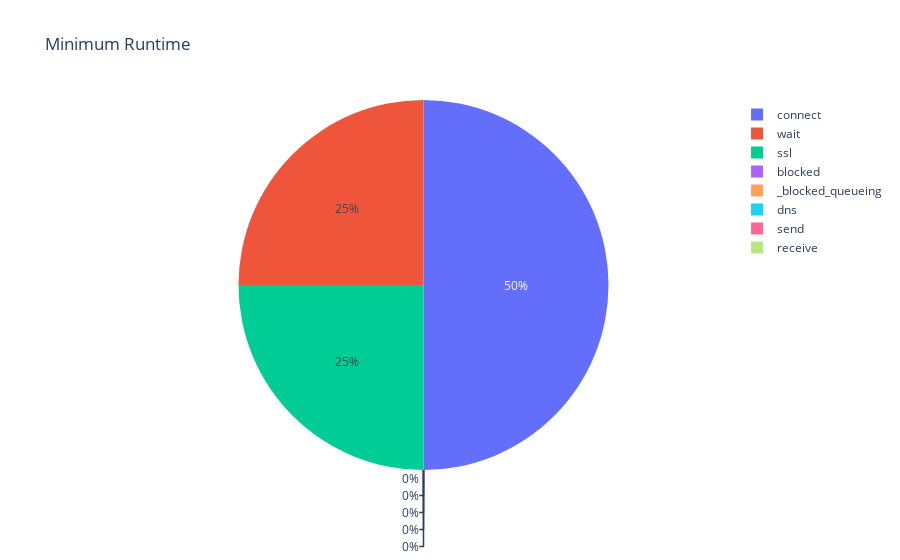

The code cell stored with this chart in its notebook:
### Code cell
fig = px.pie(df, values=values_minimum_runtime, names=df.index, title='Minimum Runtime')
fig.show()

### Figure 1 — Plotly figure (JSON) as saved in the notebook; plotly's stock layout.template omitted (floating-point values rounded to 4 significant figures)
{"data": [{"domain": {"x": [0, 1], "y": [0, 1]}, "hovertemplate": "index=%{label}<br>value=%{value}<extra></extra>", "labels": ["blocked", "_blocked_queueing", "dns", "connect", "send", "wait", "receive", "ssl"], "legendgroup": "", "name": "", "showlegend": true, "type": "pie", "values": ["0.00", "0.00", "0.00", "0.04", "0.00", "0.02", "0.00", "0.02"]}], "layout": {"legend": {"tracegroupgap": 0}, "title": {"text": "Minimum Runtime"}}}
